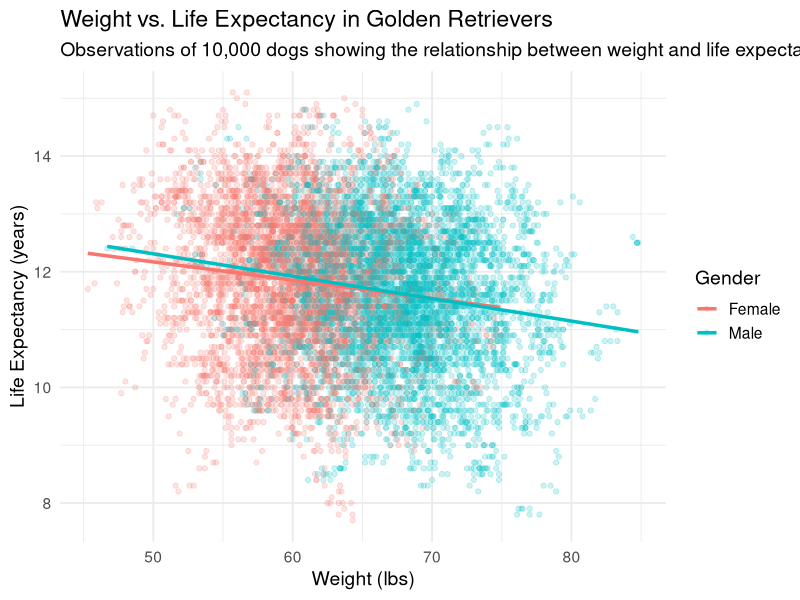

This figure's R source:
## ---- chunk 1
#| label: graphic
#| fig-width: 9
#| fig-height: 6

library(tidyverse)

dogs <- read_csv("golden_retrievers.csv", show_col_types = FALSE) |> 
  mutate(
    activity_level = factor(activity_level, levels = c("Low", "Moderate", "High")),
    overall_health = factor(overall_health, levels = c("Poor", "Fair", "Good", "Excellent"))
  )

dogs |> 
  ggplot(aes(x = weight_lbs, y = lifespan_years, color = gender)) +
  geom_point(alpha = 0.2, size = 1.5) +
  geom_smooth(method = "lm", se = FALSE, linewidth = 1.2) +
  labs(
    title = "Weight vs. Life Expectancy in Golden Retrievers",
    subtitle = "Observations of 10,000 dogs showing the relationship between weight and life expectancy",
    x = "Weight (lbs)",
    y = "Life Expectancy (years)",
    color = "Gender"
  ) +
  theme_minimal(base_size = 14)
